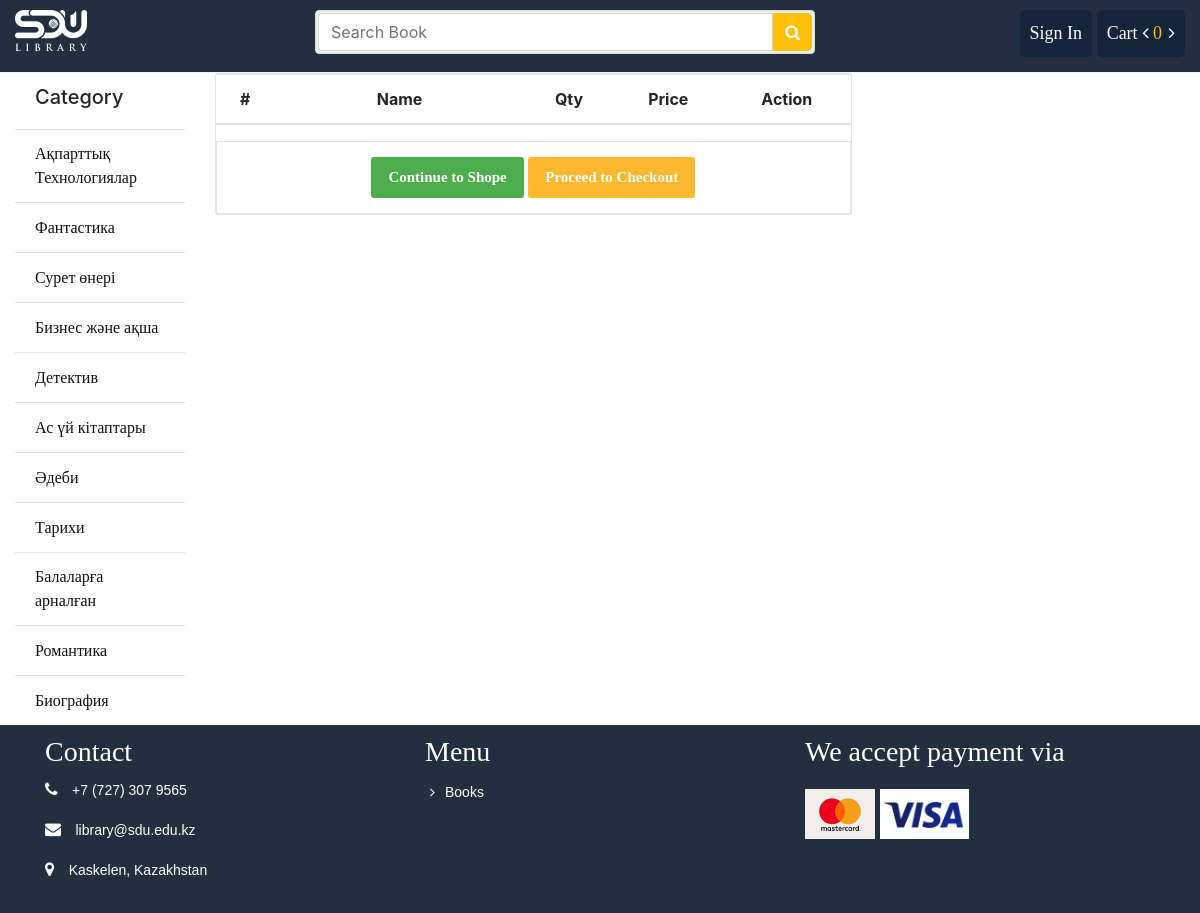
Page /cart/ on the committed database.
### store/models.py (models this page shows, shortened)
class Category(models.Model):
	name = models.CharField(max_length = 100)
	slug = models.SlugField(max_length = 150, unique=True ,db_index=True)
	icon = models.FileField(upload_to = "category/")
	create_at = models.DateTimeField(auto_now_add = True)
	updated_at = models.DateTimeField(auto_now_add = True)

### cart/views.py (the view)
# urls.py: path('', views.cart_details, name='cart_details'),
def cart_details(request):
	cart = Cart(request)
	context = {
		"cart": cart,
	}
	return render(request, 'cart/cart.html', context)

### cart/cart.py (called while the page is built)
    def __len__(self):
        return sum(item['quantity'] for item in self.cart.values())

### store/context_processors.py (called while the page is built)
def sidebar(request):
	categories = Category.objects.all()
	context = {
		"cat":categories
	}
	return context

def cart(request):
	cart = Cart(request)
	context = {
		"cart": cart
	}
	return context

### cart/templates/cart/cart.html (shortened to what this page needs)
{% extends 'store/base.html' %}
			{% block container %}
			<div class="row">
				<div class="col-sm-8">
					<div class="cart_info">
					    <table class="table table-hover">
					        <thead class="text-center">
					            <tr>
					                <th scope="col">#</th>
					                <th scope="col" style="width: 250px">Name</th>
					                <th scope="col" style="width: 250">Qty</th>
					                <th scope="col">Price</th>
					                <th scope="col">Action</th>
					            </tr>
					        </thead>
					    </table>
						<div class="continue_or_next text-center">
							<a href="{% url 'store:index' %}" class="btn _to_shope">Continue to Shope</a>
							<a href="{% url 'order:order_create' %}" class="btn _to_continue">Proceed to Checkout</a>
						</div>
					</div>
				</div>
				<div class="col-sm-4" id="abc">
				</div>
			</div>
			{% endblock %}

### store/templates/store/bin/sidebar.html
			<ul class="list-group list-group-flush">
				<li class="list-group-item"><h5>Category</h5></li>
				{% for p in cat %}
				<li class="list-group-item"><a href="{% url 'store:category' id=p.id %}">{{p.name}}</a></li>
				{% endfor %}
			</ul>

### store/static/css/style.css (style rules this page uses)
.titleheader > h3, a { font-family: "Times New Roman", Times, serif; display: inline-block; }
ul li { list-style: none; }
.list-group li a { color: #111; }
.cart_info { border: 1px solid #E6E4DF; border-radius: 3px; margin-bottom: 20px; }
.continue_or_next { border: 1px solid #E6E4DF; padding-top:15px; }
._to_shope, ._to_continue { background: #4cae4c; background-image: none; border: 0 none; border-radius: 3px; color: #FFFFFF; font-size: 15px; margin-bottom: 15px !important; display: inline-block; padding: 9px 16px; font-weight: bold; line-height: 1.428571429; text-align: center; white-space: nowrap; vertical-align: middle; cursor: pointer; background-image: none; border: 1px solid transparent; -webkit-user-select: none; -moz-user-select: none; -ms-user-select: none; -o-user-select: none; user-select: none; }
._to_continue { background: #FEB82F; }

### rows in the picture
Category: name "Ақпарттық Технологиялар"
Category: name "Фантастика"
Category: name "Сурет өнері"
Category: name "Бизнес және ақша"
Category: name "Детектив"
Category: name "Ас үй кітаптары"
Category: name "Әдеби"
Category: name "Тарихи"
Category: name "Балаларға арналған"
Category: name "Романтика"
Category: name "Биография"

### other values in the picture
{{ cart|length }} "0"
